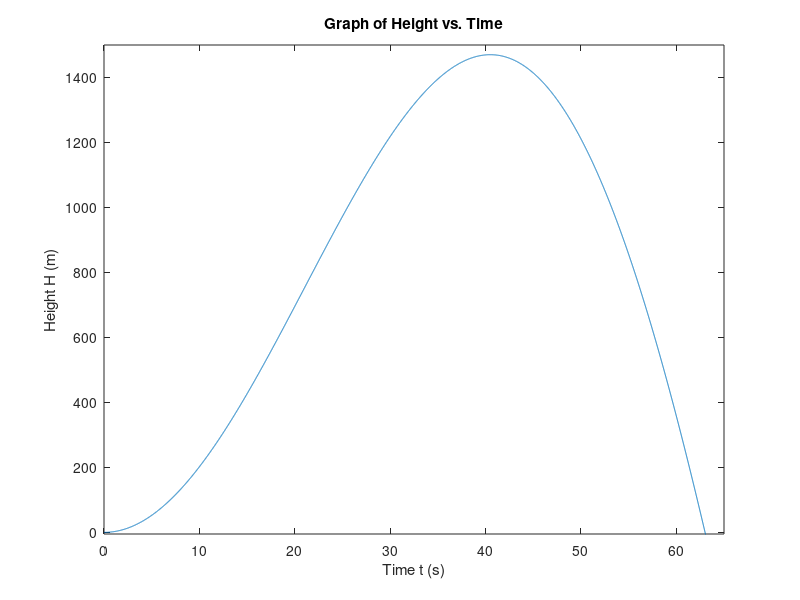

Here is the MATLAB script that generated this plot:
t = 0:0.01:100;


Height = (2.13.*t.^2)-(0.0013.*t.^4)+(0.000034.*t.^4.751);
for i = 2:length(t)-1
    if  Height(i)*Height(i+1)<0 %the value of the Height function crosses the x-axis
        ground = t(i);
    end
    if  Height(i) > Height(i-1) && Height(i) > Height(i+1) %point is higher than the others surrounding it
        maxHeight(1) = Height(i);
        maxHeight(2) = t(i);
    end
end
disp('The maximum height reached by the rocket is (in metres)')
disp(maxHeight(1))
disp('The time it takes for the rocket to reach its maximum height is (in seconds)')
disp(floor(maxHeight(2)))
disp('The time it takes for the rocket to hit the ground is (in seconds)')
disp(floor(ground)) %1 second accuracy
plot(t, Height)
xlabel('Time t (s)')
ylabel('Height H (m)')
title('Graph of Height vs. Time')
axis([0 65 -5 1500]);
